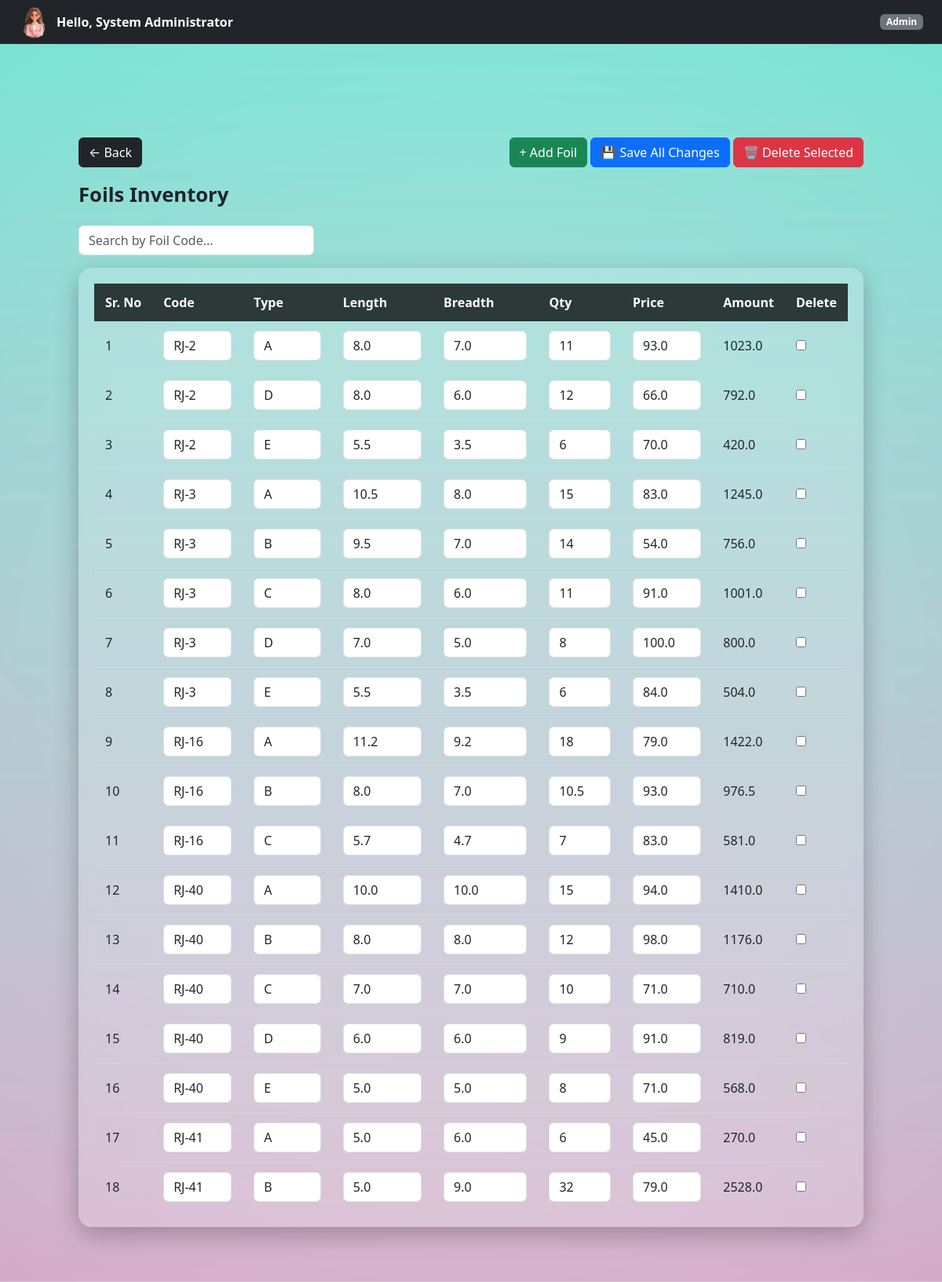
Before: /admin/foils (signed in) with the older database file.
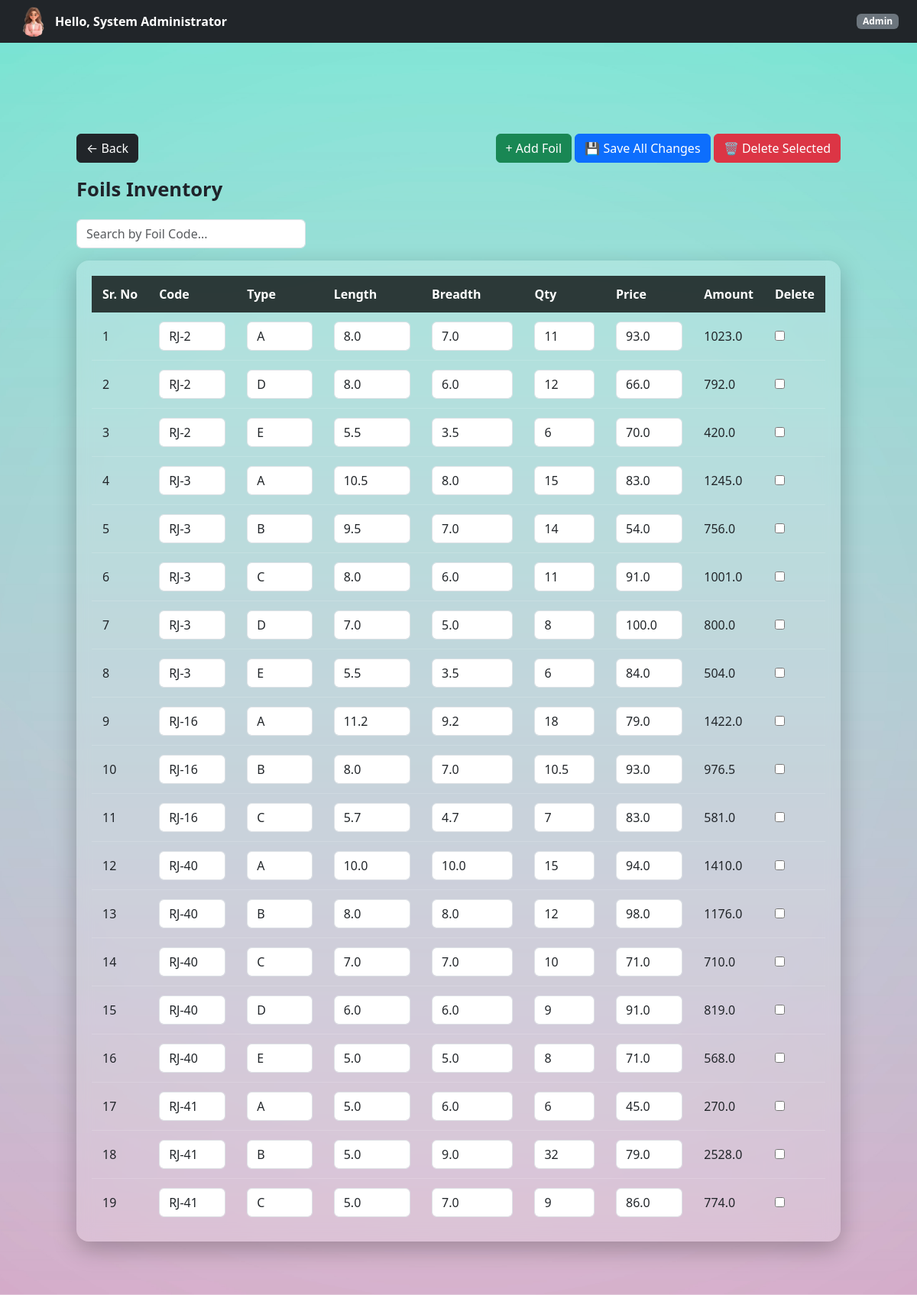
After: the same page with the newer database file.
### controller/models.py (models this page shows)
class Foil(db.Model):
    __tablename__ = "foils"
    id = db.Column(db.Integer, primary_key=True)
    foil_code = db.Column(db.String(50),  nullable=False)
    foil_type = db.Column(db.String(20), nullable=False)
    length_in = db.Column(db.Float, nullable=False)
    breadth_in = db.Column(db.Float, nullable=False)
    quantity = db.Column(db.Integer, default=0)
    price = db.Column(db.Float, nullable=False)

### controller/admin.py (the view)
@admin_bp.route("/foils")
@login_required
@role_required("Admin")
def view_foils():
    foils = Foil.query.all()
    return render_template("admin/foil.html", foils=foils)

### templates/admin/foil.html (shortened to what this page needs)
{% extends "base.html" %}
{% block page_class %}company-dashboard-bg{% endblock %}
{% block free_content %}
{% include "partials/navbar.html" %}
<div class="dashboard-container">
<div class="d-flex justify-content-between align-items-center mb-3">
    <a href="{{ url_for('admin.dashboard') }}" class="btn btn-dark">
        ← Back
    </a>
    <div>
        <button class="btn btn-success"
            onclick="document.getElementById('add-row').style.display='table-row'">
            + Add Foil
        </button>
        <button form="bulkForm" class="btn btn-primary">
            💾 Save All Changes
        </button>
    <button type="button" class="btn btn-danger"
        onclick="deleteSelected()">
    🗑 Delete Selected
</button>
    </div>
</div>
    <div class="page-title">Foils Inventory</div>
<input
    type="text"
    id="searchInput"
    placeholder="Search by Foil Code..."
    class="form-control mb-3"
    style="max-width: 300px;"
>
    <form id="bulkForm" method="POST" action="{{ url_for('admin.bulk_update_foils') }}">
<div class="glass-table">
    <table>
        <thead>
            <tr>
                <th>Sr. No</th>
                <th>Code</th>
                <th>Type</th>
                <th>Length</th>
                <th>Breadth</th>
                <th>Qty</th>
                <th>Price</th>
                <th>Amount</th>
                <th>Delete</th>
            </tr>
        </thead>
        <tbody id="foilTableBody">
            {% for foil in foils %}
            <tr>
                <td class="sr-no">{{ loop.index }}</td>
    <td><input name="foil_code[]" value="{{ foil.foil_code }}" class="form-control"></td>
    <td><input name="foil_type[]" value="{{ foil.foil_type }}" class="form-control"></td>
    <td><input name="length_in[]" type="number" step="0.01" value="{{ foil.length_in }}" class="form-control"></td>
    <td><input name="breadth_in[]" type="number" step="0.01" value="{{ foil.breadth_in }}" class="form-control"></td>
    <td><input name="quantity[]" type="number" value="{{ foil.quantity }}" class="form-control"></td>
    <td><input name="price[]" value="{{ foil.price }}" class="form-control price"></td>
<td class="amount">
    {{ foil.quantity * foil.price }}
</td>
                <td>
        <input type="checkbox" name="selected_ids[]" value="{{ foil.id }}">
    </td>
            </tr>
            {% endfor %}
        </tbody>
    </table>
</div>
</form>
    </div>
</div>
{% endblock %}

### templates/base.html (shortened to what this page needs)
<!DOCTYPE html>
<html lang="en">
<head>
    <link rel="stylesheet" href="{{ url_for('static', filename='styles/bootstrap/css/bootstrap.min.css') }}">
    <link rel="stylesheet" href="{{ url_for('static', filename='styles/main.css') }}">
</head>
<body>
<div class="page-wrapper {% block page_class %}{% endblock %}">
    {% block free_content %}{% endblock %}
</body>
</html>

### templates/partials/navbar.html (shortened to what this page needs)
<nav class="navbar navbar-dark bg-dark fixed-top px-4 d-flex justify-content-between">
    <a
        class="d-flex align-items-center text-white text-decoration-none"
        data-bs-toggle="offcanvas"
        href="#profileSidebar"
        role="button"
    >
        <img
            src="{{ url_for('static', filename='scripts/images/profile.png') }}"
            width="40"
            height="40"
            class="rounded-circle me-2"
        >
        <strong>Hello, {{ session.get("user_name") }}</strong>
    </a>
    <span class="badge bg-secondary">
        {% if "Admin" in session.get("roles", []) %}
            Admin
        {% else %}
            Employee
        {% endif %}
    </span>
</nav>

### static/styles/main.css (style rules this page uses)
html, body { height: 100%; margin: 0; }
.page-wrapper { min-height: 100vh; width: 100%; display: flex; align-items: flex-start; justify-content: center; }
.company-dashboard-bg { background: url("../scripts/images/company1.jpg") no-repeat center center/cover; }
.dashboard-container { width: 100%; padding: 90px 40px 40px; }
.page-wrapper { padding: 30px 60px; }
.page-title { font-size: 1.6rem; font-weight: 600; color: #1f232a; margin-bottom: 20px; }
.glass-table { background: rgba(255, 255, 255, 0.18); backdrop-filter: blur(10px); -webkit-backdrop-filter: blur(10px); border-radius: 16px; padding: 20px; box-shadow: 0 10px 30px rgba(0, 0, 0, 0.25); width: 100%; overflow-x: auto; }
.glass-table table { width: 100%; border-collapse: collapse; }
.glass-table thead { background: rgba(0, 0, 0, 0.75); color: #ffffff; }
.glass-table th, .glass-table td { padding: 12px 14px; text-align: left; white-space: nowrap; }
.glass-table tbody tr { border-bottom: 1px solid rgba(255, 255, 255, 0.15); }
.glass-table tbody tr:last-child { border-bottom: none; }
body { padding-top: 55px; }

Changed rows visible on the page:
added Foil: foil_code "RJ-41", foil_type "C", length_in "5.0", breadth_in "7.0", quantity "9", price "86.0", foil.quantity*foil.price "774.0"
